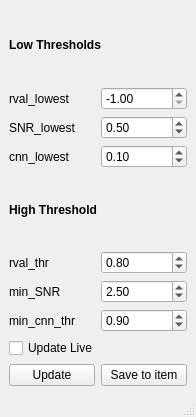
<?xml version="1.0" encoding="UTF-8"?>
<ui version="4.0">
 <class>EvalComponents</class>
 <widget class="QMainWindow" name="EvalComponents">
  <property name="geometry">
   <rect>
    <x>0</x>
    <y>0</y>
    <width>196</width>
    <height>417</height>
   </rect>
  </property>
  <property name="windowTitle">
   <string>Eval Components</string>
  </property>
  <widget class="QWidget" name="centralwidget">
   <layout class="QVBoxLayout" name="verticalLayout">
    <item>
     <widget class="QLabel" name="label_10">
      <property name="font">
       <font>
        <weight>75</weight>
        <bold>true</bold>
       </font>
      </property>
      <property name="toolTip">
       <string>A component has to exceed ALL low thresholds as well as ONE high threshold to be accepted</string>
      </property>
      <property name="text">
       <string>Low Thresholds</string>
      </property>
     </widget>
    </item>
    <item>
     <layout class="QHBoxLayout" name="horizontalLayout_11">
      <item>
       <widget class="QLabel" name="label_11">
        <property name="text">
         <string>rval_lowest</string>
        </property>
       </widget>
      </item>
      <item>
       <widget class="QDoubleSpinBox" name="doubleSpinBox_rval_lowest">
        <property name="minimum">
         <double>-1.000000000000000</double>
        </property>
        <property name="maximum">
         <double>1.000000000000000</double>
        </property>
        <property name="singleStep">
         <double>0.100000000000000</double>
        </property>
        <property name="value">
         <double>-1.000000000000000</double>
        </property>
       </widget>
      </item>
     </layout>
    </item>
    <item>
     <layout class="QHBoxLayout" name="horizontalLayout_12">
      <item>
       <widget class="QLabel" name="label_12">
        <property name="text">
         <string>SNR_lowest</string>
        </property>
       </widget>
      </item>
      <item>
       <widget class="QDoubleSpinBox" name="doubleSpinBox_SNR_lowest">
        <property name="singleStep">
         <double>0.500000000000000</double>
        </property>
        <property name="value">
         <double>0.500000000000000</double>
        </property>
       </widget>
      </item>
     </layout>
    </item>
    <item>
     <layout class="QHBoxLayout" name="horizontalLayout_13">
      <item>
       <widget class="QLabel" name="label_13">
        <property name="text">
         <string>cnn_lowest</string>
        </property>
       </widget>
      </item>
      <item>
       <widget class="QDoubleSpinBox" name="doubleSpinBox_cnn_lowest">
        <property name="maximum">
         <double>1.000000000000000</double>
        </property>
        <property name="singleStep">
         <double>0.100000000000000</double>
        </property>
        <property name="value">
         <double>0.100000000000000</double>
        </property>
       </widget>
      </item>
     </layout>
    </item>
    <item>
     <widget class="QLabel" name="label_14">
      <property name="font">
       <font>
        <weight>75</weight>
        <bold>true</bold>
       </font>
      </property>
      <property name="toolTip">
       <string>A component has to exceed ALL low thresholds as well as ONE high threshold to be accepted</string>
      </property>
      <property name="text">
       <string>High Threshold</string>
      </property>
     </widget>
    </item>
    <item>
     <layout class="QHBoxLayout" name="horizontalLayout_14">
      <item>
       <widget class="QLabel" name="label_15">
        <property name="text">
         <string>rval_thr</string>
        </property>
       </widget>
      </item>
      <item>
       <widget class="QDoubleSpinBox" name="doubleSpinBox_rval_thr">
        <property name="maximum">
         <double>1.000000000000000</double>
        </property>
        <property name="singleStep">
         <double>0.100000000000000</double>
        </property>
        <property name="value">
         <double>0.800000000000000</double>
        </property>
       </widget>
      </item>
     </layout>
    </item>
    <item>
     <layout class="QHBoxLayout" name="horizontalLayout_15">
      <item>
       <widget class="QLabel" name="label_16">
        <property name="text">
         <string>min_SNR</string>
        </property>
       </widget>
      </item>
      <item>
       <widget class="QDoubleSpinBox" name="doubleSpinBox_min_SNR">
        <property name="maximum">
         <double>99.000000000000000</double>
        </property>
        <property name="singleStep">
         <double>0.500000000000000</double>
        </property>
        <property name="value">
         <double>2.500000000000000</double>
        </property>
       </widget>
      </item>
     </layout>
    </item>
    <item>
     <layout class="QHBoxLayout" name="horizontalLayout_16">
      <item>
       <widget class="QLabel" name="label_17">
        <property name="text">
         <string>min_cnn_thr</string>
        </property>
       </widget>
      </item>
      <item>
       <widget class="QDoubleSpinBox" name="doubleSpinBox_min_cnn_thr">
        <property name="maximum">
         <double>1.000000000000000</double>
        </property>
        <property name="singleStep">
         <double>0.100000000000000</double>
        </property>
        <property name="value">
         <double>0.900000000000000</double>
        </property>
       </widget>
      </item>
     </layout>
    </item>
    <item>
     <widget class="QCheckBox" name="checkBox_update_live">
      <property name="text">
       <string>Update Live</string>
      </property>
     </widget>
    </item>
    <item>
     <layout class="QHBoxLayout" name="horizontalLayout_17">
      <item>
       <widget class="QPushButton" name="pushButton_update">
        <property name="text">
         <string>Update</string>
        </property>
       </widget>
      </item>
      <item>
       <widget class="QPushButton" name="pushButton_save_to_item">
        <property name="text">
         <string>Save to item</string>
        </property>
       </widget>
      </item>
     </layout>
    </item>
   </layout>
  </widget>
  <widget class="QMenuBar" name="menubar">
   <property name="geometry">
    <rect>
     <x>0</x>
     <y>0</y>
     <width>196</width>
     <height>30</height>
    </rect>
   </property>
  </widget>
  <widget class="QStatusBar" name="statusbar"/>
 </widget>
 <tabstops>
  <tabstop>doubleSpinBox_rval_lowest</tabstop>
  <tabstop>doubleSpinBox_SNR_lowest</tabstop>
  <tabstop>doubleSpinBox_cnn_lowest</tabstop>
  <tabstop>doubleSpinBox_rval_thr</tabstop>
  <tabstop>doubleSpinBox_min_SNR</tabstop>
  <tabstop>doubleSpinBox_min_cnn_thr</tabstop>
  <tabstop>checkBox_update_live</tabstop>
  <tabstop>pushButton_update</tabstop>
  <tabstop>pushButton_save_to_item</tabstop>
 </tabstops>
 <resources/>
 <connections/>
</ui>
